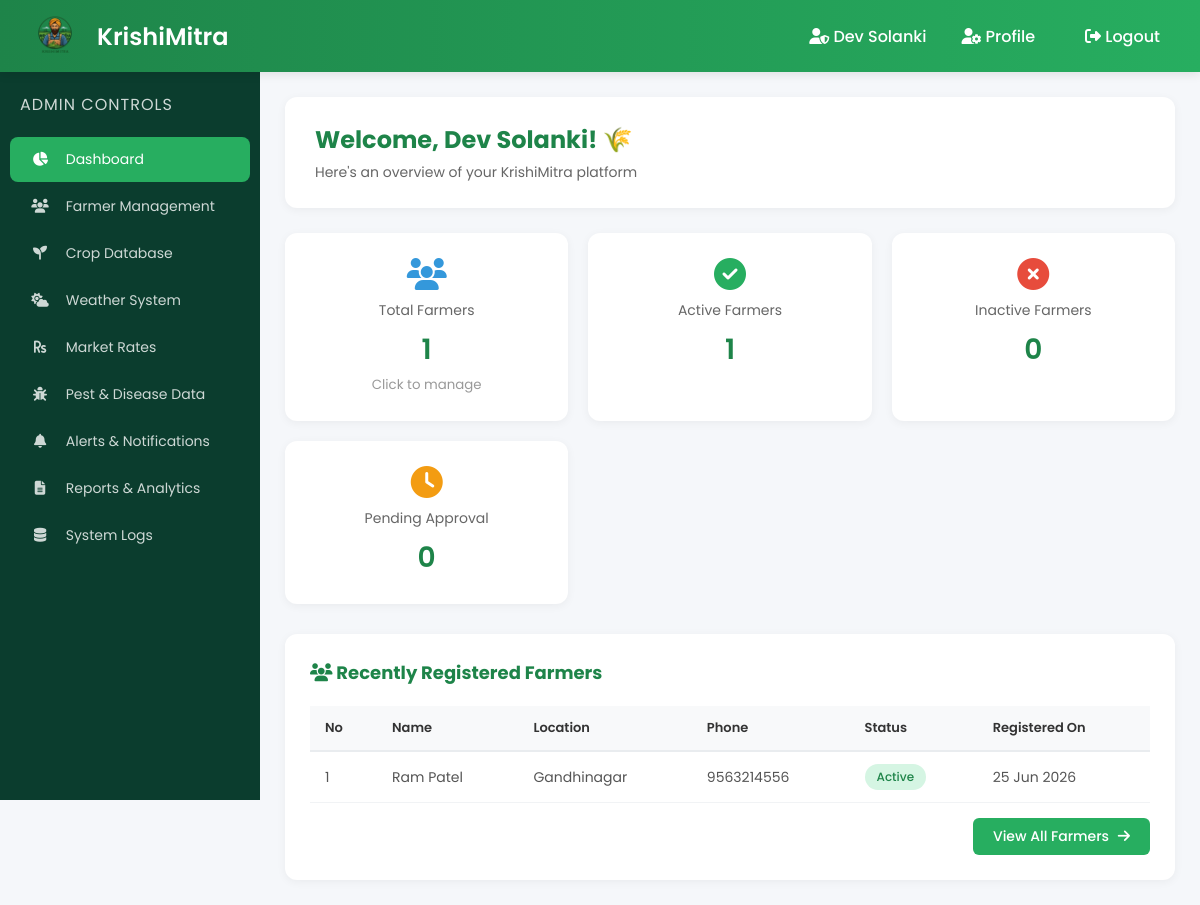
The page /admin/admin_dashboard.php (signed in) on the database its author committed.
### tables this page shows
CREATE TABLE `farmers` (
  `id` int(11) NOT NULL,
  `name` varchar(100) NOT NULL,
  `location` varchar(100) NOT NULL,
  `phone` varchar(15) NOT NULL,
  `password` varchar(255) NOT NULL,
  `created_at` timestamp NOT NULL DEFAULT current_timestamp(),
  `status` enum('active','inactive') DEFAULT 'active',
  `approved` tinyint(1) DEFAULT 1
);

### admin/admin_dashboard.php (the view, shortened to what this page needs)
<?php
require_once '../config/database.php';
$stmt = $pdo->query("SELECT COUNT(*) as total FROM farmers");
$total_farmers = $stmt->fetch()['total'];
$stmt = $pdo->query("SELECT COUNT(*) as total FROM farmers WHERE status = 'active'");
$active_farmers = $stmt->fetch()['total'];
$stmt = $pdo->query("SELECT COUNT(*) as total FROM farmers WHERE status = 'inactive'");
$inactive_farmers = $stmt->fetch()['total'];
$stmt = $pdo->query("SELECT COUNT(*) as total FROM farmers WHERE approved = 0 AND status = 'inactive'");
$pending_approval = $stmt->fetch()['total'];
$stmt = $pdo->query("SELECT * FROM farmers ORDER BY created_at DESC LIMIT 5");
$recent_farmers = $stmt->fetchAll();
?>
<!DOCTYPE html>
<html lang="en">
<head>
    <link rel="stylesheet" href="admin_dashboard.css">
    <link rel="stylesheet" href="https://cdnjs.cloudflare.com/ajax/libs/font-awesome/6.5.0/css/all.min.css">
</head>
<body>
<div class="navbar">
    <div class="brand">
        <img src="../assets/images/logo1.png" alt="KrishiMitra Logo" onerror="this.src='../pictures/images/logo1.png'">
        <h2>KrishiMitra</h2>
    </div>
    <div class="nav-links">
        <span><i class="fas fa-user-shield"></i> <?php echo htmlspecialchars($_SESSION['admin_name']); ?></span>
        <a href="#" onclick="openProfile()"><i class="fas fa-user-cog"></i> Profile</a>
        <a href="../logout.php" class="logout-btn"><i class="fas fa-sign-out-alt"></i> Logout</a>
    </div>
</div>
<div class="layout">
    <div class="sidebar">
        <h3>Admin Controls</h3>
        <a class="active" href="admin_dashboard.php"><i class="fas fa-chart-pie"></i> Dashboard</a>
        <a href="manage_farmers.php"><i class="fas fa-users"></i> Farmer Management</a>
        <a href="#"><i class="fas fa-seedling"></i> Crop Database</a>
        <a href="#"><i class="fas fa-cloud-sun"></i> Weather System</a>
        <a href="#"><i class="fas fa-rupee-sign"></i> Market Rates</a>
        <a href="#"><i class="fas fa-bug"></i> Pest & Disease Data</a>
        <a href="#"><i class="fas fa-bell"></i> Alerts & Notifications</a>
        <a href="#"><i class="fas fa-file-alt"></i> Reports & Analytics</a>
        <a href="#"><i class="fas fa-database"></i> System Logs</a>
    </div>
    <div class="content">
        <div class="welcome-box">
            <h2>Welcome, <?php echo htmlspecialchars($_SESSION['admin_name']); ?>! 🌾</h2>
            <p>Here's an overview of your KrishiMitra platform</p>
        </div>
        <div class="admin-kpi">
            <div class="box" onclick="window.location.href='manage_farmers.php'" style="cursor: pointer;">
                <i class="fas fa-users" style="font-size: 32px; color: #3498db;"></i>
                <h3>Total Farmers</h3>
                <p><?php echo $total_farmers; ?></p>
                <small style="color: #999;">Click to manage</small>
            </div>
            <div class="box" onclick="window.location.href='manage_farmers.php?status=active'" style="cursor: pointer;">
                <i class="fas fa-check-circle" style="font-size: 32px; color: #27ae60;"></i>
                <h3>Active Farmers</h3>
                <p><?php echo $active_farmers; ?></p>
            </div>
            <div class="box" onclick="window.location.href='manage_farmers.php?status=inactive'" style="cursor: pointer;">
                <i class="fas fa-times-circle" style="font-size: 32px; color: #e74c3c;"></i>
                <h3>Inactive Farmers</h3>
                <p><?php echo $inactive_farmers; ?></p>
            </div>
            <div class="box" onclick="window.location.href='manage_farmers.php'" style="cursor: pointer;">
                <i class="fas fa-clock" style="font-size: 32px; color: #f39c12;"></i>
                <h3>Pending Approval</h3>
                <p><?php echo $pending_approval; ?></p>
            </div>
        </div>
        <div class="recent-farmers">
            <h3><i class="fas fa-users"></i> Recently Registered Farmers</h3>
            <?php if (count($recent_farmers) > 0): ?>
                <table class="farmer-table">
                    <thead>
                        <tr>
                            <th>No</th>
                            <th>Name</th>
                            <th>Location</th>
                            <th>Phone</th>
                            <th>Status</th>
                            <th>Registered On</th>
                        </tr>
                    </thead>
                    <tbody>
                        <?php $i = 1; foreach ($recent_farmers as $farmer):
                            $status_class = $farmer['status'] === 'active' ? 'active' : 'inactive';
                        ?>
                        <tr>
                            <td><?php echo $i++; ?></td>
                            <td><?php echo htmlspecialchars($farmer['name']); ?></td>
                            <td><?php echo htmlspecialchars($farmer['location']); ?></td>
                            <td><?php echo htmlspecialchars($farmer['phone']); ?></td>
                            <td>
                                <span class="status-badge <?php echo $status_class; ?>">
                                    <?php echo ucfirst($farmer['status']); ?>
                                </span>
                            </td>
                            <td><?php echo date('d M Y', strtotime($farmer['created_at'])); ?></td>
                        </tr>
                        <?php endforeach; ?>
                    </tbody>
                </table>
                <div style="text-align: right; margin-top: 15px;">
                    <a href="manage_farmers.php" class="view-all-btn">
                        View All Farmers <i class="fas fa-arrow-right"></i>
                    </a>
                </div>
            <?php else: ?>
                <p class="no-data">No farmers registered yet.</p>
            <?php endif; ?>
        </div>
    </div>
</div>
</body>
</html>

### admin/admin_dashboard.css (style rules this page uses)
* { margin: 0; padding: 0; box-sizing: border-box; }
body { font-family: 'Poppins', sans-serif; background: #f5f7fa; overflow-x: hidden; }
.navbar { position: fixed; top: 0; left: 0; width: 100%; height: 72px; background: linear-gradient(90deg, #1e8449, #27ae60); display: flex; justify-content: space-between; align-items: center; padding: 0 25px; color: white; z-index: 1000; box-shadow: 0 2px 10px rgba(0,0,0,0.1); }
.brand { display: flex; align-items: center; gap: 12px; }
.brand img { height: 60px; width: auto; object-fit: contain; }
.brand h2 { font-size: 24px; font-weight: 600; }
.nav-links { display: flex; align-items: center; gap: 20px; }
.nav-links span { color: white; font-weight: 500; }
.nav-links a { color: white; text-decoration: none; font-weight: 500; padding: 8px 15px; border-radius: 6px; transition: 0.3s; }
.layout { display: flex; margin-top: 72px; }
.sidebar { position: fixed; top: 72px; left: 0; width: 260px; height: calc(100vh - 72px); background: #0b3d2e; padding: 20px 0; color: white; overflow-y: auto; }
.sidebar h3 { padding: 0 20px; margin-bottom: 20px; font-size: 16px; opacity: 0.8; font-weight: 400; letter-spacing: 1px; text-transform: uppercase; }
.sidebar a { display: block; color: rgba(255,255,255,0.8); text-decoration: none; padding: 12px 20px; margin: 2px 10px; border-radius: 8px; transition: 0.3s; font-size: 14px; }
.sidebar a i { margin-right: 12px; width: 20px; text-align: center; }
.sidebar a.active { background: #27ae60; color: white; }
.content { margin-left: 260px; padding: 25px; width: calc(100% - 260px); min-height: calc(100vh - 72px); }
.welcome-box { background: white; padding: 25px 30px; border-radius: 12px; margin-bottom: 25px; box-shadow: 0 2px 10px rgba(0,0,0,0.05); }
.welcome-box h2 { color: #1e8449; margin-bottom: 5px; }
.welcome-box p { color: #666; font-size: 14px; }
.admin-kpi { display: grid; grid-template-columns: repeat(auto-fit, minmax(220px, 1fr)); gap: 20px; margin-bottom: 30px; }
.box { background: white; padding: 25px; border-radius: 12px; text-align: center; box-shadow: 0 2px 10px rgba(0,0,0,0.05); transition: 0.3s; }
.box i { margin-bottom: 10px; }
.box h3 { font-size: 14px; color: #666; font-weight: 400; margin-bottom: 8px; }
.box p { font-size: 28px; font-weight: 600; color: #1e8449; }
.recent-farmers { background: white; padding: 25px; border-radius: 12px; box-shadow: 0 2px 10px rgba(0,0,0,0.05); }
.recent-farmers h3 { color: #1e8449; margin-bottom: 20px; font-size: 18px; }
.farmer-table { width: 100%; border-collapse: collapse; }
.farmer-table thead { background: #f8f9fa; }
.farmer-table th { padding: 12px 15px; text-align: left; font-weight: 600; color: #333; font-size: 13px; border-bottom: 2px solid #e9ecef; }
.farmer-table td { padding: 12px 15px; border-bottom: 1px solid #f1f3f5; color: #555; font-size: 14px; }
.status-badge { padding: 4px 12px; border-radius: 20px; font-size: 12px; font-weight: 500; display: inline-block; white-space: nowrap; }
.status-badge.active { background: #d5f5e3; color: #1e8449; }
.view-all-btn { display: inline-block; padding: 8px 20px; background: #27ae60; color: white; text-decoration: none; border-radius: 6px; font-weight: 500; transition: 0.3s; font-size: 14px; }
.view-all-btn i { margin-left: 5px; transition: 0.3s; }

### rows shown on the page
farmers: name "Ram Patel", location "Gandhinagar", phone "9563214556", status "Active", created_at "25 Jun 2026"

### other values the page prints
$_SESSION['admin_name'] "Dev Solanki"
$total_farmers "1"
$active_farmers "1"
$inactive_farmers "0"
$pending_approval "0"
